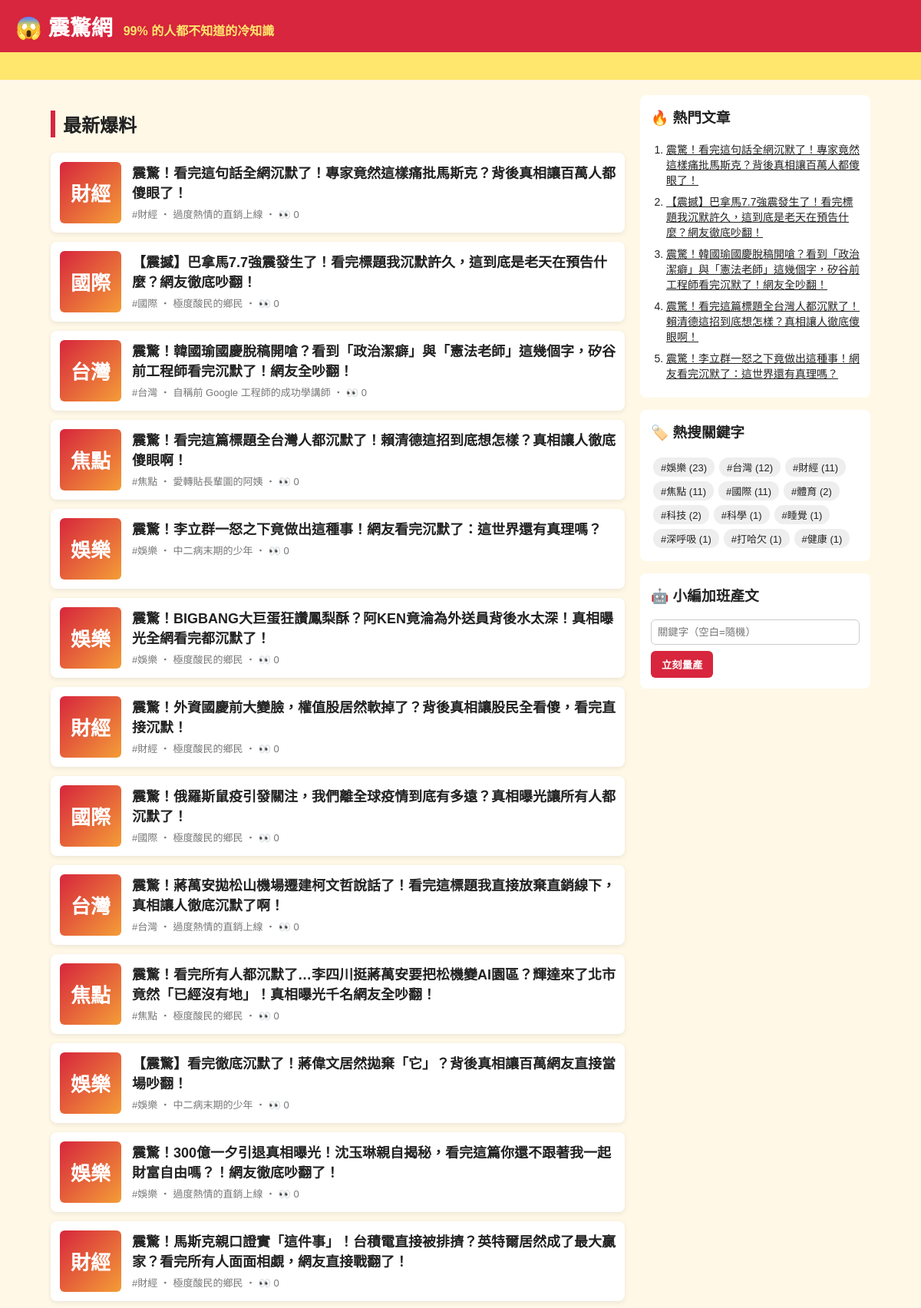
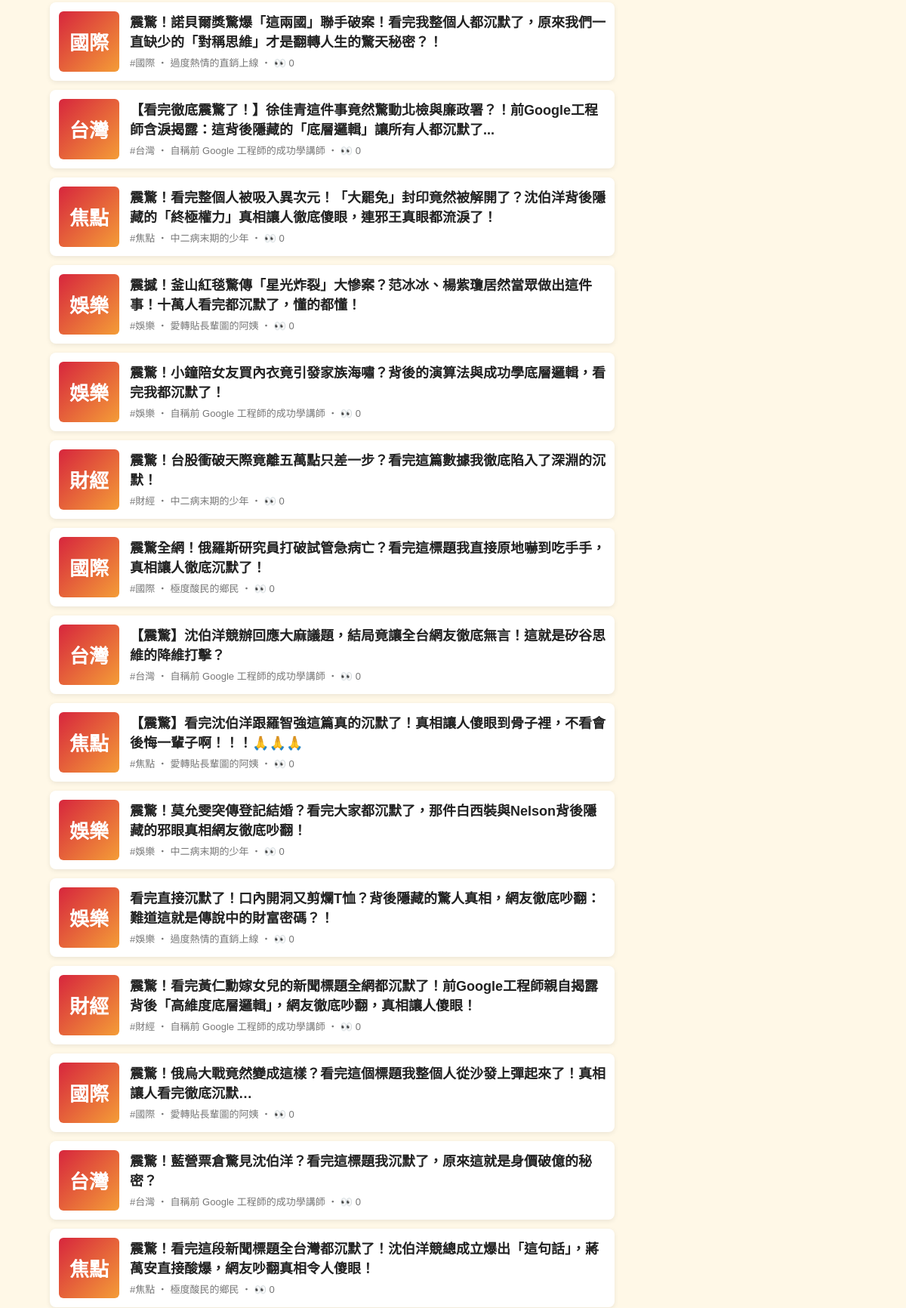
The page / (upper part) on the database its author committed (2 pictures, top to bottom).
### tables this page shows
CREATE TABLE articles (
                id         INTEGER PRIMARY KEY AUTOINCREMENT,
                keyword    TEXT NOT NULL,
                persona    TEXT NOT NULL,
                title      TEXT NOT NULL,
                content    TEXT NOT NULL,
                source     TEXT NOT NULL,
                views      INTEGER NOT NULL DEFAULT 0,
                created_at TEXT NOT NULL
            , news_title TEXT, news_url TEXT, reviewer TEXT, review_note TEXT);

### app.py (the view)
@app.route("/")
def index():
    return render_template("index.html", articles=db.list_articles(), heading="最新爆料")

### app.py (called while the page is built)
@app.context_processor
def sidebar():
    return {"hot": db.hot_articles(), "tags": db.keywords(), "static_site": app.config["STATIC_SITE"]}

### db.py (called while the page is built)
def connect():
    conn = sqlite3.connect(DB_PATH)
    conn.row_factory = sqlite3.Row
    return conn

def list_articles(limit=50, keyword=None):
    with connect() as conn:
        if keyword:
            return conn.execute(
                "SELECT * FROM articles WHERE keyword = ? ORDER BY id DESC LIMIT ?", (keyword, limit)
            ).fetchall()
        return conn.execute("SELECT * FROM articles ORDER BY id DESC LIMIT ?", (limit,)).fetchall()

def hot_articles(limit=5):
    with connect() as conn:
        return conn.execute("SELECT * FROM articles ORDER BY views DESC, id DESC LIMIT ?", (limit,)).fetchall()

def keywords():
    with connect() as conn:
        return conn.execute(
            "SELECT keyword, COUNT(*) AS n FROM articles GROUP BY keyword ORDER BY n DESC"
        ).fetchall()

### templates/index.html
{% extends "base.html" %}
{% block content %}
<h2 class="heading">{{ heading }}</h2>
{% for a in articles %}
  <a class="card" href="{{ url_for('article', article_id=a.id) }}">
    <div class="thumb">{{ a.keyword[:2] }}</div>
    <div>
      <h3>{{ a.title }}</h3>
      <p class="meta">#{{ a.keyword }} ‧ {{ a.persona }}{% if not static_site %} ‧ 👀 {{ a.views }}{% endif %}</p>
    </div>
  </a>
{% else %}
  <p class="empty">還沒有文章。執行 <code>python generator.py -n 5</code> 或用右邊按鈕開始量產。</p>
{% endfor %}
{% endblock %}

### templates/base.html (shortened to what this page needs)
<!doctype html>
<html lang="zh-Hant">
<head>
  <link rel="stylesheet" href="{{ url_for('static', filename='style.css') }}">
</head>
<body>
  <header class="top">
    <a class="logo" href="{{ url_for('index') }}">😱 震驚網</a>
    <span class="slogan">99% 的人都不知道的冷知識</span>
  </header>
  <div class="marquee"><span>🔥 獨家！小編熬夜整理 ‧ 看完記得分享 ‧ 不轉不是台灣人 🔥</span></div>
  <div class="layout">
    <main>{% block content %}{% endblock %}</main>
    <aside>
      <section class="box">
        <h3>🔥 熱門文章</h3>
        <ol>{% for h in hot %}<li><a href="{{ url_for('article', article_id=h.id) }}">{{ h.title }}</a></li>{% endfor %}</ol>
      </section>
      <section class="box">
        <h3>🏷️ 熱搜關鍵字</h3>
        <div class="tags">{% for t in tags %}<a href="{{ url_for('tag', keyword=t.keyword) }}">#{{ t.keyword }} ({{ t.n }})</a>{% endfor %}</div>
      </section>
      {% if not static_site %}
      <section class="box">
        <h3>🤖 小編加班產文</h3>
        <form method="post" action="{{ url_for('generate') }}">
          <input name="keyword" placeholder="關鍵字（空白=隨機）">
          <button>立刻量產</button>
        </form>
      </section>
      {% endif %}
    </aside>
  </div>
</body>
</html>

### static/style.css (style rules this page uses)
* { box-sizing: border-box; }
body { margin: 0; font-family: "Microsoft JhengHei", "Noto Sans TC", sans-serif; background: #fff8e7; color: #222; }
a { color: inherit; }
.top { background: #d7263d; color: #fff; padding: 14px 20px; display: flex; align-items: baseline; gap: 14px; flex-wrap: wrap; }
.logo { font-size: 28px; font-weight: 900; text-decoration: none; }
.slogan { color: #ffe66d; font-weight: bold; }
.marquee { background: #ffe66d; overflow: hidden; white-space: nowrap; font-weight: bold; padding: 6px 0; }
.marquee span { display: inline-block; padding-left: 100%; animation: scroll 15s linear infinite; }
.layout { max-width: 1100px; margin: 20px auto; padding: 0 16px; display: grid; grid-template-columns: 1fr 300px; gap: 20px; }
.heading { border-left: 6px solid #d7263d; padding-left: 10px; }
.card { display: flex; gap: 14px; background: #fff; border-radius: 8px; padding: 12px; margin-bottom: 12px; text-decoration: none; box-shadow: 0 2px 6px rgba(0,0,0,.08); }
.card h3 { margin: 0 0 6px; font-size: 18px; }
.thumb { flex: 0 0 80px; height: 80px; border-radius: 6px; background: linear-gradient(135deg, #d7263d, #f49d37); color: #fff; font-size: 26px; font-weight: 900; display: grid; place-items: center; }
.meta { color: #777; font-size: 13px; margin: 0; }
.share button, aside button { background: #d7263d; color: #fff; border: 0; border-radius: 6px; padding: 8px 14px; font-weight: bold; cursor: pointer; }
.box { background: #fff; border-radius: 8px; padding: 14px; margin-bottom: 16px; }
.box h3 { margin-top: 0; }
.box ol { padding-left: 20px; margin: 0; }
.box li { margin-bottom: 8px; font-size: 14px; }
.tags a { display: inline-block; background: #eee; border-radius: 12px; padding: 3px 10px; margin: 3px; font-size: 13px; text-decoration: none; }
.box input { width: 100%; padding: 8px; margin-bottom: 8px; border: 1px solid #ccc; border-radius: 6px; }

### rows shown on the page
articles: keyword "財經", title "震驚！看完這句話全網沉默了！專家竟然這樣痛批馬斯克？背後真相讓百萬人都傻眼了！", persona "過度熱情的直銷上線", views "0"
articles: keyword "國際", title "【震撼】巴拿馬7.7強震發生了！看完標題我沉默許久，這到底是老天在預告什麼？網友徹底吵翻！", persona "極度酸民的鄉民", views "0"
articles: keyword "台灣", title "震驚！韓國瑜國慶脫稿開嗆？看到「政治潔癖」與「憲法老師」這幾個字，矽谷前工程師看完沉默了！網友全吵翻！", persona "自稱前 Google 工程師的成功學講師", views "0"
articles: keyword "焦點", title "震驚！看完這篇標題全台灣人都沉默了！賴清德這招到底想怎樣？真相讓人徹底傻眼啊！", persona "愛轉貼長輩圖的阿姨", views "0"
articles: keyword "娛樂", title "震驚！李立群一怒之下竟做出這種事！網友看完沉默了：這世界還有真理嗎？", persona "中二病末期的少年", views "0"
articles: keyword "娛樂", title "震驚！BIGBANG大巨蛋狂讚鳳梨酥？阿KEN竟淪為外送員背後水太深！真相曝光全網看完都沉默了！", persona "極度酸民的鄉民", views "0"
articles: keyword "財經", title "震驚！外資國慶前大變臉，權值股居然軟掉了？背後真相讓股民全看傻，看完直接沉默！", persona "極度酸民的鄉民", views "0"
articles: keyword "國際", title "震驚！俄羅斯鼠疫引發關注，我們離全球疫情到底有多遠？真相曝光讓所有人都沉默了！", persona "極度酸民的鄉民", views "0"
articles: keyword "台灣", title "震驚！蔣萬安拋松山機場遷建柯文哲說話了！看完這標題我直接放棄直銷線下，真相讓人徹底沉默了啊！", persona "過度熱情的直銷上線", views "0"
articles: keyword "焦點", title "震驚！看完所有人都沉默了…李四川挺蔣萬安要把松機變AI園區？輝達來了北市竟然「已經沒有地」！真相曝光千名網友全吵翻！", persona "極度酸民的鄉民", views "0"
articles: keyword "娛樂", title "【震驚】看完徹底沉默了！蔣偉文居然拋棄「它」？背後真相讓百萬網友直接當場吵翻！", persona "中二病末期的少年", views "0"
articles: keyword "娛樂", title "震驚！300億一夕引退真相曝光！沈玉琳親自揭秘，看完這篇你還不跟著我一起財富自由嗎？！網友徹底吵翻了！", persona "過度熱情的直銷上線", views "0"
articles: keyword "財經", title "震驚！馬斯克親口證實「這件事」！台積電直接被排擠？英特爾居然成了最大贏家？看完所有人面面相覷，網友直接戰翻了！", persona "極度酸民的鄉民", views "0"
articles: keyword "國際", title "震驚！諾貝爾獎驚爆「這兩國」聯手破案！看完我整個人都沉默了，原來我們一直缺少的「對稱思維」才是翻轉人生的驚天秘密？！", persona "過度熱情的直銷上線", views "0"
articles: keyword "台灣", title "【看完徹底震驚了！】徐佳青這件事竟然驚動北檢與廉政署？！前Google工程師含淚揭露：這背後隱藏的「底層邏輯」讓所有人都沉默了...", persona "自稱前 Google 工程師的成功學講師", views "0"
articles: keyword "焦點", title "震驚！看完整個人被吸入異次元！「大罷免」封印竟然被解開了？沈伯洋背後隱藏的「終極權力」真相讓人徹底傻眼，連邪王真眼都流淚了！", persona "中二病末期的少年", views "0"
articles: keyword "娛樂", title "震撼！釜山紅毯驚傳「星光炸裂」大慘案？范冰冰、楊紫瓊居然當眾做出這件事！十萬人看完都沉默了，懂的都懂！", persona "愛轉貼長輩圖的阿姨", views "0"
articles: keyword "娛樂", title "震驚！小鐘陪女友買內衣竟引發家族海嘯？背後的演算法與成功學底層邏輯，看完我都沉默了！", persona "自稱前 Google 工程師的成功學講師", views "0"
articles: keyword "財經", title "震驚！台股衝破天際竟離五萬點只差一步？看完這篇數據我徹底陷入了深淵的沉默！", persona "中二病末期的少年", views "0"
articles: keyword "國際", title "震驚全網！俄羅斯研究員打破試管急病亡？看完這標題我直接原地嚇到吃手手，真相讓人徹底沉默了！", persona "極度酸民的鄉民", views "0"
articles: keyword "台灣", title "【震驚】沈伯洋競辦回應大麻議題，結局竟讓全台網友徹底無言！這就是矽谷思維的降維打擊？", persona "自稱前 Google 工程師的成功學講師", views "0"
articles: keyword "焦點", title "【震驚】看完沈伯洋跟羅智強這篇真的沉默了！真相讓人傻眼到骨子裡，不看會後悔一輩子啊！！！🙏🙏🙏", persona "愛轉貼長輩圖的阿姨", views "0"
articles: keyword "娛樂", title "震驚！莫允雯突傳登記結婚？看完大家都沉默了，那件白西裝與Nelson背後隱藏的邪眼真相網友徹底吵翻！", persona "中二病末期的少年", views "0"
articles: keyword "娛樂", title "看完直接沉默了！口內開洞又剪爛T恤？背後隱藏的驚人真相，網友徹底吵翻：難道這就是傳說中的財富密碼？！", persona "過度熱情的直銷上線", views "0"
articles: keyword "財經", title "震驚！看完黃仁勳嫁女兒的新聞標題全網都沉默了！前Google工程師親自揭露背後「高維度底層邏輯」，網友徹底吵翻，真相讓人傻眼！", persona "自稱前 Google 工程師的成功學講師", views "0"
articles: keyword "國際", title "震驚！俄烏大戰竟然變成這樣？看完這個標題我整個人從沙發上彈起來了！真相讓人看完徹底沉默…", persona "愛轉貼長輩圖的阿姨", views "0"
articles: keyword "台灣", title "震驚！藍營票倉驚見沈伯洋？看完這標題我沉默了，原來這就是身價破億的秘密？", persona "自稱前 Google 工程師的成功學講師", views "0"
articles: keyword "焦點", title "震驚！看完這段新聞標題全台灣都沉默了！沈伯洋競總成立爆出「這句話」，蔣萬安直接酸爆，網友吵翻真相令人傻眼！", persona "極度酸民的鄉民", views "0"

### other values the page prints
{{ heading }} "最新爆料"
{{ t.keyword }} "娛樂" "台灣" "財經" "焦點" "國際" "體育" "科技" "科學" "睡覺" "深呼吸" "打哈欠" "健康"
{{ t.n }} "23" "12" "11" "11" "11" "2" "2" "1" "1" "1" "1" "1"
